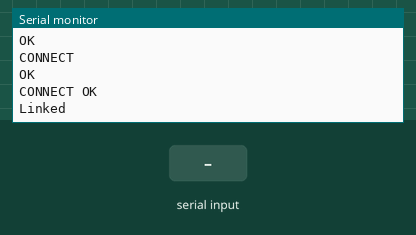
Simulated run of this sketch. Board: Arduino Uno, built with avr-gcc and run on an emulated ATmega328P. Parts: the last lines printed to the serial monitor. The inputs (shaded band) are chosen by the test bench. The modem accepts every AT command (registered, SIM ready, sends succeed) and sends nothing else.

Above: at 19.3 s.
19.4 s: "1" received over the second serial link
At 20.7 s:
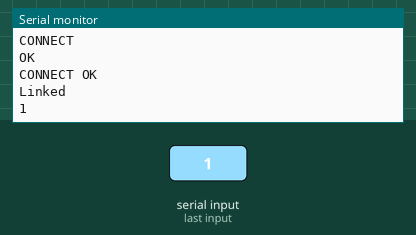
22.4 s: "0" received over the second serial link
At 23.0 s:
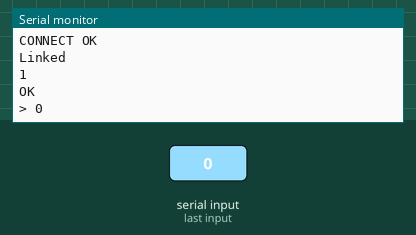
25.4 s: "2" received over the second serial link
At 26.4 s:
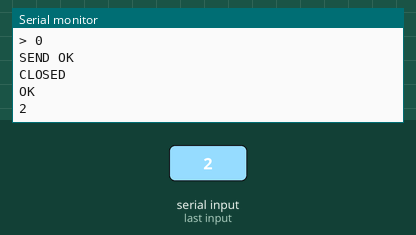

The sketch:

sketch_feb3a.ino
```cpp
#include <SoftwareSerial.h>

SoftwareSerial espSerial(2, 3);

const int MQ135_PIN = A0;
const int MQ6_PIN   = A1;

String SSID = "ИМЕТО_НА_ТВОЯ_WIFI";
String PASS = "ПАРОЛАТА_ТИ";
String SERVER_IP = "192.168.1.100";

void setup() {
  Serial.begin(9600);
  espSerial.begin(9600);

  delay(2000);
  initWifi();
}

void loop() {
  int mq135Value = analogRead(MQ135_PIN);
  int mq6Value   = analogRead(MQ6_PIN);

  String quality;
  if (mq135Value < 300) {
    quality = "Dober";
  } else if (mq135Value < 600) {
    quality = "Sreden";
  } else {
    quality = "Losh";
  }

  sendDataToServer(mq135Value, mq6Value, quality);
  delay(10000);
}


void initWifi() {
  sendAT("AT", 1000);
  sendAT("AT+RST", 3000);
  sendAT("AT+CWMODE=1", 1000);
  sendAT("AT+CIPMUX=0", 1000);
  sendAT("AT+CWJAP=\"" + SSID + "\",\"" + PASS + "\"", 10000);
}

void sendDataToServer(int val135, int val6, String status) {
  String url = "/air_project/save_data.php?mq135=" + String(val135) +
  "&mq6=" + String(val6) +
 "&status=" + status;

  sendAT("AT+CIPSTART=\"TCP\",\"" + SERVER_IP + "\",80", 3000);

  String httpRequest =
    "GET " + url + " HTTP/1.1\r\n" +
    "Host: " + SERVER_IP + "\r\n" +
    "Connection: close\r\n\r\n";

  sendAT("AT+CIPSEND=" + String(httpRequest.length()), 2000);
  espSerial.print(httpRequest);
  delay(2000);
  sendAT("AT+CIPCLOSE", 1000);
}


void sendAT(String command, int timeout) {
  espSerial.println(command);
  long startTime = millis();

  while (millis() - startTime < timeout) {
    while (espSerial.available()) {
      Serial.write(espSerial.read());
    }
  }
}
```

Measured:
- after the input at 19.4 s, the serial monitor: prints a new line at once (image 1)
- after the input at 22.4 s, the serial monitor: prints a new line at once (image 2)
- after the input at 25.4 s, the serial monitor: prints a new line at once (image 3)
